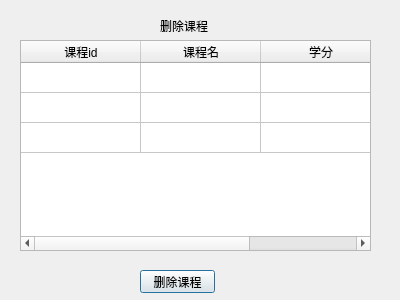
<?xml version="1.0" encoding="UTF-8"?>
<ui version="4.0">
 <class>t_7</class>
 <widget class="QDialog" name="t_7">
  <property name="geometry">
   <rect>
    <x>0</x>
    <y>0</y>
    <width>400</width>
    <height>300</height>
   </rect>
  </property>
  <property name="windowTitle">
   <string>Dialog</string>
  </property>
  <widget class="QLabel" name="label">
   <property name="geometry">
    <rect>
     <x>160</x>
     <y>20</y>
     <width>54</width>
     <height>12</height>
    </rect>
   </property>
   <property name="text">
    <string>删除课程</string>
   </property>
  </widget>
  <widget class="QTableWidget" name="tableWidget">
   <property name="geometry">
    <rect>
     <x>20</x>
     <y>40</y>
     <width>351</width>
     <height>211</height>
    </rect>
   </property>
   <property name="editTriggers">
    <set>QAbstractItemView::NoEditTriggers</set>
   </property>
   <property name="selectionBehavior">
    <enum>QAbstractItemView::SelectRows</enum>
   </property>
   <attribute name="horizontalHeaderVisible">
    <bool>true</bool>
   </attribute>
   <attribute name="horizontalHeaderCascadingSectionResizes">
    <bool>false</bool>
   </attribute>
   <attribute name="horizontalHeaderDefaultSectionSize">
    <number>120</number>
   </attribute>
   <attribute name="horizontalHeaderHighlightSections">
    <bool>true</bool>
   </attribute>
   <attribute name="horizontalHeaderShowSortIndicator" stdset="0">
    <bool>false</bool>
   </attribute>
   <attribute name="horizontalHeaderStretchLastSection">
    <bool>true</bool>
   </attribute>
   <attribute name="verticalHeaderVisible">
    <bool>false</bool>
   </attribute>
   <attribute name="verticalHeaderStretchLastSection">
    <bool>false</bool>
   </attribute>
   <row>
    <property name="text">
     <string>新建行</string>
    </property>
   </row>
   <row>
    <property name="text">
     <string>新建行</string>
    </property>
   </row>
   <row>
    <property name="text">
     <string>新建行</string>
    </property>
   </row>
   <column>
    <property name="text">
     <string>课程id</string>
    </property>
   </column>
   <column>
    <property name="text">
     <string>课程名</string>
    </property>
   </column>
   <column>
    <property name="text">
     <string>学分</string>
    </property>
   </column>
  </widget>
  <widget class="QPushButton" name="pushButton">
   <property name="geometry">
    <rect>
     <x>140</x>
     <y>270</y>
     <width>75</width>
     <height>23</height>
    </rect>
   </property>
   <property name="text">
    <string>删除课程</string>
   </property>
  </widget>
 </widget>
 <resources/>
 <connections/>
</ui>
